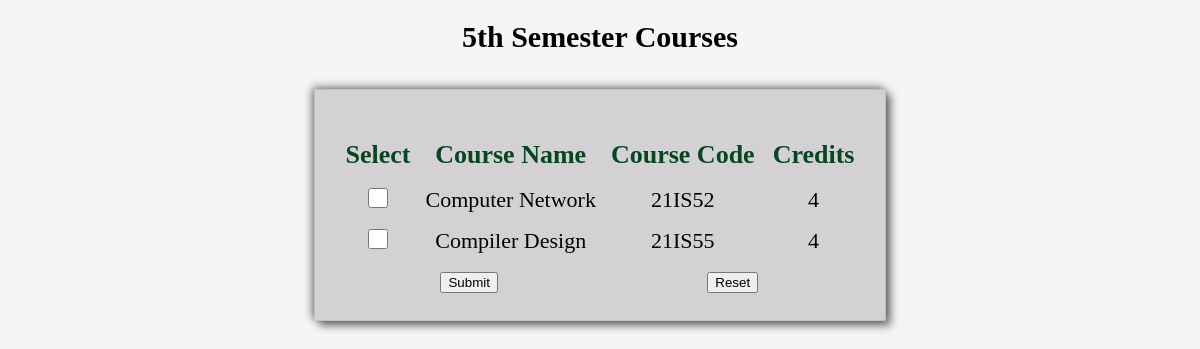
The app's page /user/5th_sem.php with its own data.
### tables this page shows
CREATE TABLE `add_s5` (
  `id` int(255) NOT NULL,
  `sub_name` varchar(255) NOT NULL,
  `sub_code` varchar(255) NOT NULL,
  `credits` bigint(255) NOT NULL
);

### user/5th_sem.php (the view, shortened to what this page needs)
  <?php
  require_once('../connection.php');
  $q = mysqli_query($con, "SELECT * FROM add_s5");
  ?>
  <!DOCTYPE html>
  <html lang="en">
  <head>
  </head>
  <body>
    <h1 class="myh1">5th Semester Courses</h1>
    <div class="forms">
    <form class="myform" method="POST">
  <table width="100%">
    <tr>
      <th> Select</th>
      <th> Course name</th>
      <th> Course Code</th>
      <th> Credits </th>
    </tr>
    <?php
    while ($row = mysqli_fetch_array($q)) {
      echo "<tr style='color:black;font-size:18px;'>";
      echo "<td> <input type='checkbox' class='geekmark' name='sub[]' value = '" . $row['sub_name'] . "' /></td>";
      echo "<td align = 'center'>" . $row['sub_name'] . "</td>";
      echo "<td align = 'center'>" . $row['sub_code'] . "</td>";
      echo "<td align = 'center'>" . $row['credits'] . "</td>";
      echo "</tr>";
    }
    ?>
    <tr>
      <form method="post">
        <td colspan="2">
          <input class="btn login_btn" type="submit" name="submit" value="Submit" />
        </td>
      </form>
      <td colspan="2">
        <input class="btn reset_btn" onClick="window.location.href=window.location.href" type="reset" value="Reset">
      </td>
    </tr>
  </table>
</form>
  </body>
  </html>

### user/5th_sem.php (style rules this page uses)
.forms { width: fit-content; height: fit-content; margin-left: auto; margin-right: auto; display: block; box-shadow: -2px -2px 9px rgba(0, 0, 0, 0.5), 5px 5px 9px rgba(0, 0, 0, 0.5); padding: 0; border: 1px solid silver; border-radius: 3px; background-color: rgb(82, 66, 85, 0.2); justify-content: flex-start; }
.myform { padding: 20px; border-radius: 8px; }
table th { text-align: center; padding: 8px; color: rgb(4, 71, 32); font-family: 'Bitter'; text-transform: capitalize; text-shadow: rgb(240, 240, 12); font-size: 26px; }
table td { text-align: center; padding: 5px; font-size: 22px; color: black; font-family: 'Bitter'; }
.myh1 { text-align: center; font-size: 30px; text-decoration: none; padding-bottom: 15px; text-shadow: rgba(0, 0, 0, 0.1); font-family: 'PT Serif'; font-weight: bold; }
.geekmark { height: 20px; width: 20px; background-color: green; }
body { background-color: whitesmoke; }

### records on screen
add_s5: sub_name "Computer Network", sub_code "21IS52", credits "4"
add_s5: sub_name "Compiler Design", sub_code "21IS55", credits "4"
